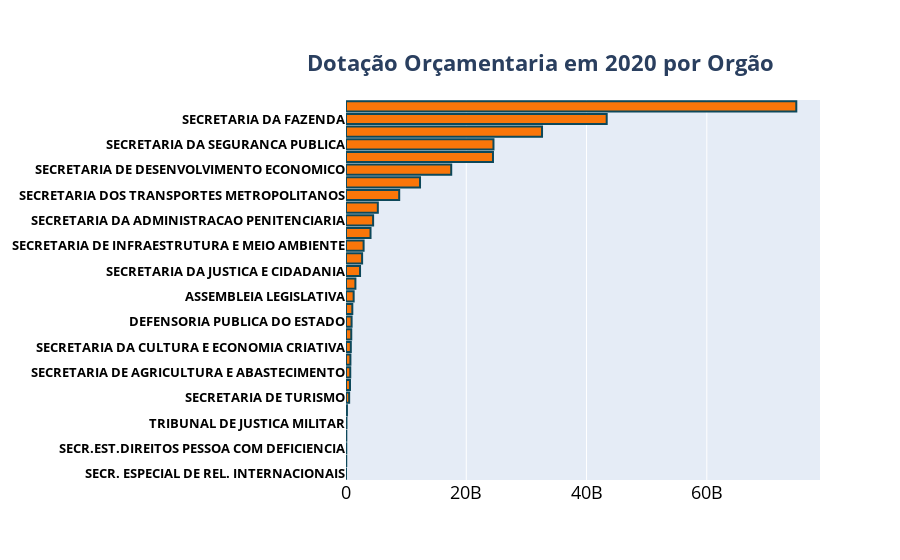

This figure's notebook cell:
### Code cell
dd = df_ano.groupby(by='orgao', as_index=False).sum()
# dd['valor'] = round(dd['valor'],2)

# # pie_plot(dd)
dd = dd.sort_values(by='valor')


title = '<b>Dotação Orçamentaria em 2020 por Orgão</b>'

fig = bar_plot(dd,title=title)

# plot(fig, filename="../images/orcamento_2020_por_orgao.html", auto_open=False)

### Figure 1 — Plotly figure (JSON) as saved in the notebook; plotly's stock layout.template omitted (floating-point values rounded to 4 significant figures)
{"data": [{"hoverlabel": {"font": {"size": 22}}, "marker": {"color": "rgb(250, 118, 9)", "line": {"color": "rgb(13, 72, 90)", "width": 2}}, "orientation": "h", "type": "bar", "x": [2386820, 38749244, 43156212, 50000000, 74403059, 156054879, 525166923, 662695978, 706778997, 731649525, 800372418, 874874322, 929748851, 1049123805, 1271893723, 1562918232, 2334483375, 2679771389, 2925977688, 4077004401, 4509473940, 5293730253, 8845866473, 12309176640, 17497771945, 24441019095, 24523230480, 32598246611, 43353126905, 74880844074], "y": ["<b>SECR. ESPECIAL DE REL. INTERNACIONAIS</b>", "<b>CASA CIVIL</b>", "<b>SECR.EST.DIREITOS PESSOA COM DEFICIENCIA</b>", "<b>RESERVA DE CONTINGENCIA</b>", "<b>TRIBUNAL DE JUSTICA MILITAR</b>", "<b>SECRETARIA DE ESPORTES</b>", "<b>SECRETARIA DE TURISMO</b>", "<b>SECRETARIA DE DESENVOLVIMENTO REGIONAL</b>", "<b>SECRETARIA DE AGRICULTURA E ABASTECIMENTO</b>", "<b>SECRETARIA DA HABITACAO</b>", "<b>SECRETARIA DA CULTURA E ECONOMIA CRIATIVA</b>", "<b>SECRETARIA DE DESENVOLVIMENTO SOCIAL</b>", "<b>DEFENSORIA PUBLICA DO ESTADO</b>", "<b>TRIBUNAL DE CONTAS DO ESTADO</b>", "<b>ASSEMBLEIA LEGISLATIVA</b>", "<b>PROCURADORIA GERAL DO ESTADO</b>", "<b>SECRETARIA DA JUSTICA E CIDADANIA</b>", "<b>MINISTERIO PUBLICO</b>", "<b>SECRETARIA DE INFRAESTRUTURA E MEIO AMBIENTE</b>", "<b>SECRETARIA DE GOVERNO</b>", "<b>SECRETARIA DA ADMINISTRACAO PENITENCIARIA</b>", "<b>SECRETARIA DE LOGISTICA E TRANSPORTES</b>", "<b>SECRETARIA DOS TRANSPORTES METROPOLITANOS</b>", "<b>TRIBUNAL DE JUSTICA</b>", "<b>SECRETARIA DE DESENVOLVIMENTO ECONOMICO</b>", "<b>SECRETARIA DA SAUDE</b>", "<b>SECRETARIA DA SEGURANCA PUBLICA</b>", "<b>SECRETARIA DA EDUCACAO</b>", "<b>SECRETARIA DA FAZENDA</b>", "<b>ADMINISTRACAO GERAL DO ESTADO</b>"]}], "layout": {"autosize": true, "title": {"font": {"size": 22}, "text": "<b>Dotação Orçamentaria em 2020 por Orgão</b>", "x": 0.6, "xanchor": "center", "y": 0.9, "yanchor": "top"}, "xaxis": {"autorange": true, "range": [0, 78820000000.0], "tickfont": {"color": "black", "size": 18}, "type": "linear"}, "yaxis": {"autorange": true, "range": [-0.5, 29.5], "tickfont": {"color": "black", "size": 13}, "type": "category"}}}
